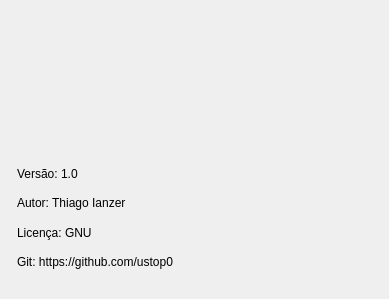
<?xml version="1.0" encoding="UTF-8"?>
<ui version="4.0">
 <class>frm_sobre</class>
 <widget class="QDialog" name="frm_sobre">
  <property name="geometry">
   <rect>
    <x>0</x>
    <y>0</y>
    <width>389</width>
    <height>299</height>
   </rect>
  </property>
  <property name="windowTitle">
   <string>Sobre</string>
  </property>
  <widget class="QLabel" name="label_4">
   <property name="geometry">
    <rect>
     <x>100</x>
     <y>20</y>
     <width>201</width>
     <height>91</height>
    </rect>
   </property>
   <property name="text">
    <string/>
   </property>
   <property name="pixmap">
    <pixmap resource="Imagens.qrc">:/Imagens/logo_login.png</pixmap>
   </property>
  </widget>
  <widget class="QWidget" name="layoutWidget">
   <property name="geometry">
    <rect>
     <x>17</x>
     <y>162</y>
     <width>351</width>
     <height>111</height>
    </rect>
   </property>
   <layout class="QVBoxLayout" name="verticalLayout">
    <item>
     <widget class="QLabel" name="label">
      <property name="text">
       <string>Versão: 1.0</string>
      </property>
     </widget>
    </item>
    <item>
     <widget class="QLabel" name="label_3">
      <property name="text">
       <string>Autor: Thiago Ianzer</string>
      </property>
     </widget>
    </item>
    <item>
     <widget class="QLabel" name="label_5">
      <property name="text">
       <string>Licença: GNU</string>
      </property>
     </widget>
    </item>
    <item>
     <widget class="QLabel" name="lb_git">
      <property name="text">
       <string>Git: https://github.com/ustop0</string>
      </property>
     </widget>
    </item>
   </layout>
  </widget>
 </widget>
 <resources>
  <include location="Imagens.qrc"/>
 </resources>
 <connections/>
</ui>
